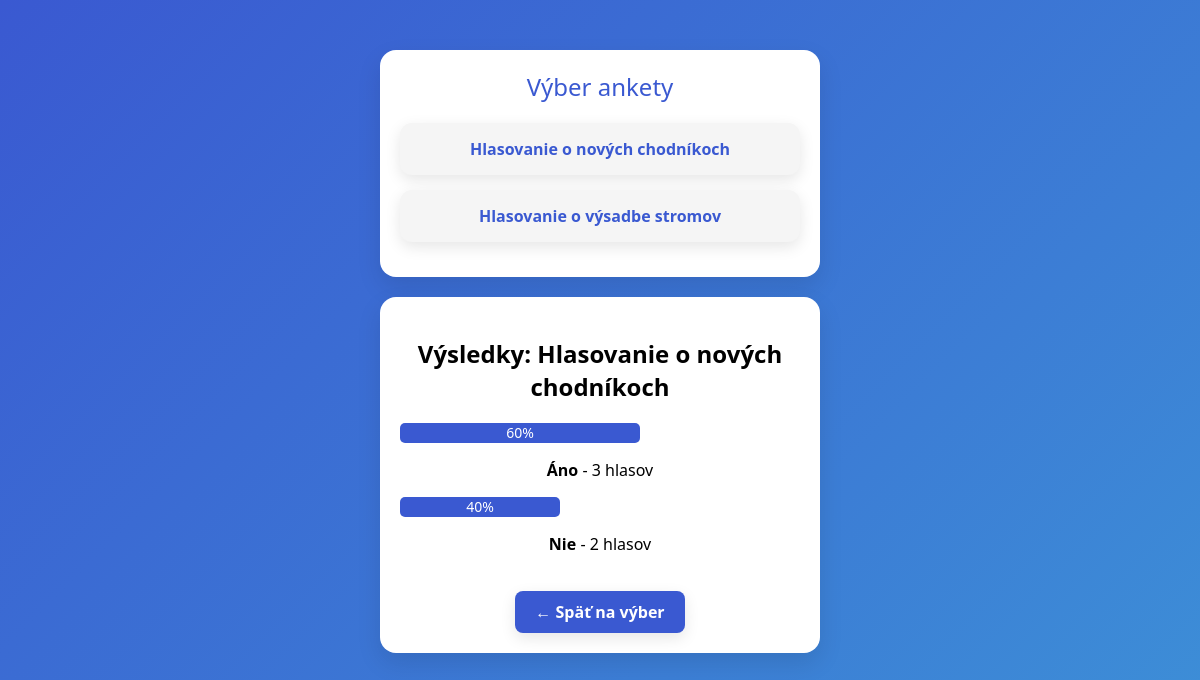
Screenshot of /cabinet/votingcheck.php?id=1 with the database file from the repository.
### tables this page shows
CREATE TABLE `hlasovanie` (
  `id` int(11) NOT NULL,
  `nazov` varchar(255) NOT NULL,
  `info` text DEFAULT NULL,
  `popis` text DEFAULT NULL,
  `moznost1` varchar(255) DEFAULT NULL,
  `moznost2` varchar(255) DEFAULT NULL,
  `moznost3` varchar(255) DEFAULT NULL,
  `moznost4` varchar(255) DEFAULT NULL,
  `datum_od` date DEFAULT NULL,
  `datum_do` date DEFAULT NULL
);

### cabinet/votingcheck.php (the view, shortened to what this page needs)
<?php
require '../cabinet/db.php';
$sql = "SELECT id, nazov AS title FROM hlasovanie";
$result = $conn->query($sql);
$votings = [];
if ($result->num_rows > 0) {
    while ($row = $result->fetch_assoc()) {
        $votings[] = $row;
    }
}
$results = [];
$totalVotes = 0;
$selectedVoting = null;
if (isset($_GET['id'])) {
    $votingId = intval($_GET['id']);
    $sql = "SELECT moznost, COUNT(*) AS pocet FROM hlasovanie_vysledky WHERE id_hlasovanie = ? GROUP BY moznost";
    $stmt = $conn->prepare($sql);
    $stmt->bind_param("i", $votingId);
    $stmt->execute();
    $result = $stmt->get_result();
    while ($row = $result->fetch_assoc()) {
        $results[$row['moznost']] = $row['pocet'];
        $totalVotes += $row['pocet'];
    }
    $sql = "SELECT nazov FROM hlasovanie WHERE id = ?";
    $stmt = $conn->prepare($sql);
    $stmt->bind_param("i", $votingId);
    $stmt->execute();
    $result = $stmt->get_result();
    if ($row = $result->fetch_assoc()) {
        $selectedVoting = $row['nazov'];
    }
}
?>
<!DOCTYPE html>
<html lang="sk">
<head>
</head>
<body>
    <div class="menu-container">
        <div class="menu-title">Výber ankety</div>
        <?php foreach ($votings as $voting): ?>
            <a href="?id=<?php echo $voting['id']; ?>" class="menu-item">
                <?php echo htmlspecialchars($voting['title']); ?>
            </a>
        <?php endforeach; ?>
    </div>
    <?php if ($selectedVoting): ?>
        <div class="results-container">
            <h2>Výsledky: <?php echo htmlspecialchars($selectedVoting); ?></h2>
            <?php if ($totalVotes > 0): ?>
                <?php foreach ($results as $option => $count): ?>
                    <div class="progress-bar-container">
                        <div class="progress-bar" style="width: <?php echo round(($count / $totalVotes) * 100); ?>%;">
                            <?php echo round(($count / $totalVotes) * 100); ?>%
                        </div>
                        <p><strong><?php echo htmlspecialchars($option); ?></strong> - <?php echo $count; ?> hlasov</p>
                    </div>
                <?php endforeach; ?>
            <?php else: ?>
                <p>Zatiaľ neboli odovzdané žiadne hlasy.</p>
            <?php endif; ?>
            <a href="votingcheck.php" class="back-button">← Späť na výber</a>
        </div>
    <?php endif; ?>
</body>
</html>

### cabinet/votingcheck.php (style rules this page uses)
body { margin: 0; padding: 0; font-family: 'Segoe UI', sans-serif; background: linear-gradient(135deg, #3A59D1, #3D90D7); min-height: 100vh; display: flex; flex-direction: column; align-items: center; justify-content: flex-start; }
.menu-container { background-color: white; border-radius: 16px; box-shadow: 0 10px 25px rgba(0, 0, 0, 0.1); padding: 20px; width: 400px; margin-top: 50px; }
.menu-title { font-size: 1.5rem; color: #3A59D1; margin-bottom: 20px; text-align: center; }
.menu-item { display: block; background-color: #f5f5f5; padding: 15px; border-radius: 12px; margin-bottom: 15px; text-decoration: none; color: #3A59D1; font-size: 1rem; font-weight: bold; text-align: center; box-shadow: 0 5px 15px rgba(0, 0, 0, 0.1); transition: background-color 0.3s ease, transform 0.2s ease; }
.results-container { margin-top: 20px; background-color: white; padding: 20px; border-radius: 16px; box-shadow: 0 10px 25px rgba(0, 0, 0, 0.1); width: 400px; text-align: center; }
.progress-bar-container { margin: 10px 0; position: relative; }
.progress-bar { height: 20px; background-color: #3A59D1; border-radius: 5px; text-align: center; color: white; line-height: 20px; font-size: 14px; }
.back-button { display: inline-block; margin-top: 20px; padding: 10px 20px; background-color: #3A59D1; color: white; text-decoration: none; font-size: 1rem; font-weight: bold; border-radius: 8px; box-shadow: 0 5px 15px rgba(0, 0, 0, 0.1); transition: background-color 0.3s ease, transform 0.2s ease; text-align: center; }

### rows the page displays
hlasovanie: nazov "Hlasovanie o nových chodníkoch"
hlasovanie: nazov "Hlasovanie o výsadbe stromov"

### other values shown
$option "Áno"
$count "3"
$option "Nie"
$count "2"
